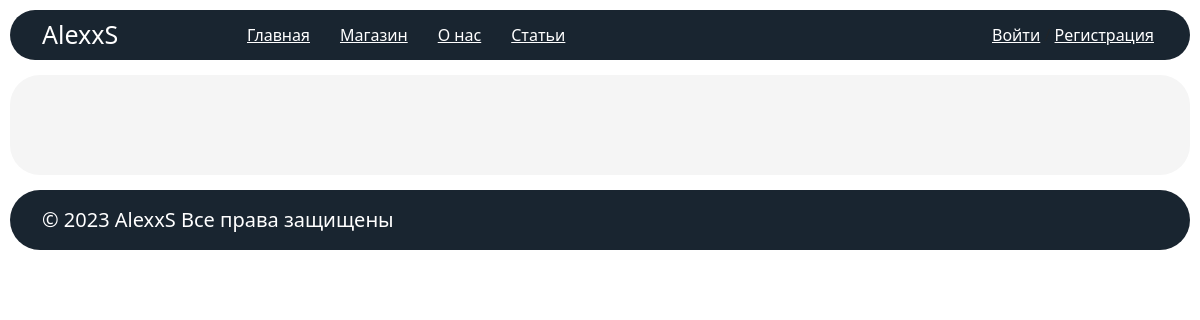
The page /shop/ on the database as committed earlier.
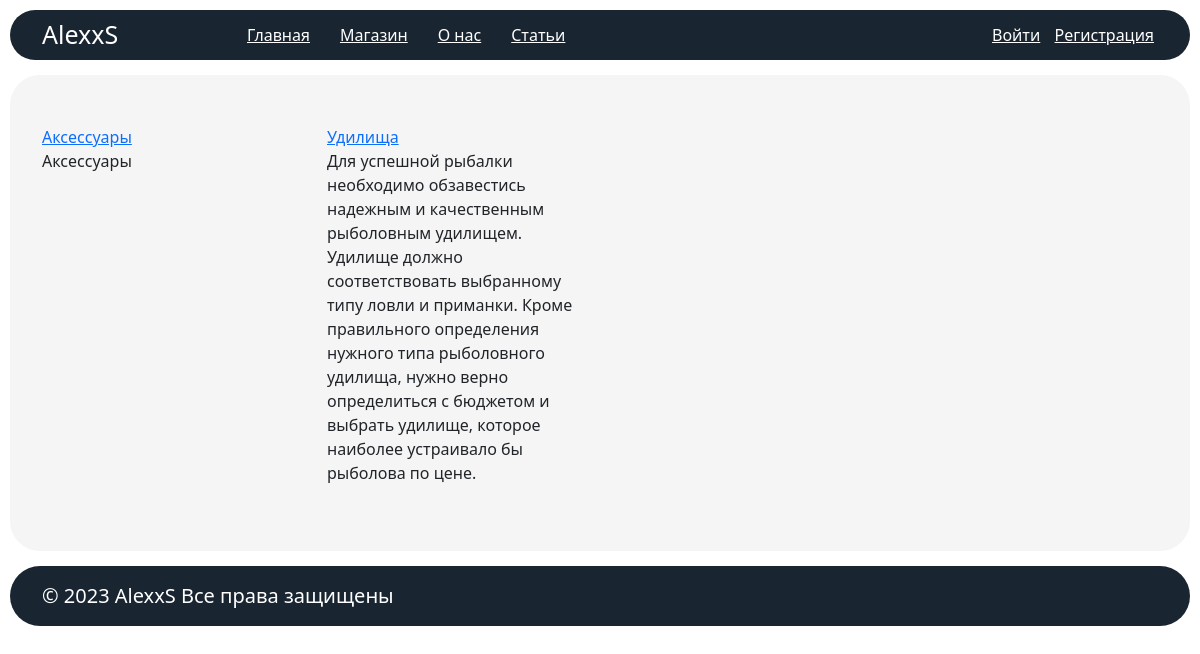
The same page on the database as committed later.
### shopapp/models.py (models this page shows, shortened)
class Category(models.Model):
    name = models.CharField(max_length=150, verbose_name="Название", default="")
    slug = models.SlugField(unique=True, verbose_name="Символьный код", default="", blank=True)
    h1 = models.CharField(max_length=150, verbose_name="Заголовок H1", default="")
    parent = models.ForeignKey('self', verbose_name="Родитель", null=True, blank=True, on_delete=models.CASCADE)
    announce = models.TextField(max_length=500, verbose_name="Краткое описание", default="")
    description = models.TextField(max_length=10000, verbose_name="Описание", default="")
    seo_title = models.CharField(max_length=150, verbose_name="Seo Title", default="")
    seo_description = models.TextField(max_length=500, verbose_name="Seo Description", default="")
    seo_keywords = models.CharField(max_length=100, verbose_name="Seo Keywords", default="")
    class Meta:
        verbose_name = "категорию"
        verbose_name_plural = "категории"

### shopapp/views.py (the view)
# urls.py: path('', views.index_shop, name='index_shop'),
def index_shop(request):
    categories = Category.objects.all().filter(parent=None).order_by('name')
    return render(request, template_name="shop.html", context={"categories": categories})

### templates/shop.html (shortened to what this page needs)
{% extends "base.html" %}
{% block content %}
    <section class="main__content">
        <div class="container">
            <div class="row">
                {% for category in categories %}
                    <div class="col-md-3">
                        <div class="item">
                            <div class="title"><a
                                    href="{% url "detail_category" slug=category.slug %}">{{ category.name }}</a></div>
                            <div class="announce">{{ category.announce|safe }}</div>
                        </div>
                    </div>
                {% endfor %}
            </div>
        </div>
    </section>
{% endblock %}

Rows that differ between the two databases and show on the page:
added Category: name "Аксессуары", announce "Аксессуары"
added Category: name "Удилища", announce "Для успешной рыбалки необходимо обзавестись надежным и качественным рыболовным удилищем. Удилище должно соответствовать выбранному типу ловли и приманки. Кроме правильного определения нужного типа рыболовного удилища, нужно верно определиться с бюджетом и выбрать удилище, которое наиболее устраивало бы рыболова по цене."
